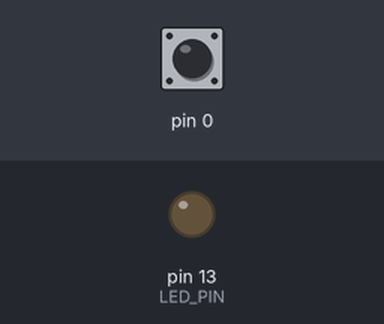
Simulated run of this sketch. Board: Arduino Uno, built for the host (arithmetic inside an expression is 32-bit, double 64-bit). Shown: output pins drawn as LEDs (lit = HIGH). The test bench sets the inputs (shaded band); at power-on: pin 0 HIGH. What the sketch prints to the serial monitor is not drawn.

Above: at 1.2 s.
1.3 s: pin 0 pulled LOW for 0.15 s
At 1.51 s:
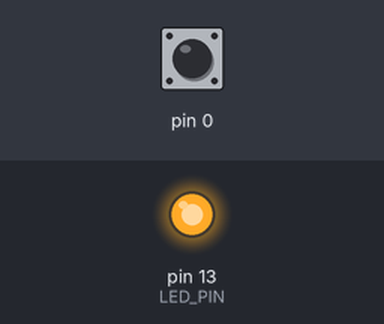
3.1 s: pin 0 pulled LOW for 3.2 s
At 6.7 s:
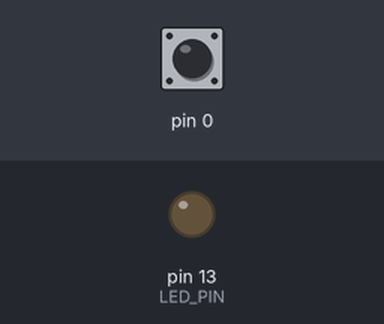
Timing chart, 0 to 8.2 s (numbered marks = the images above; inputs shaded):
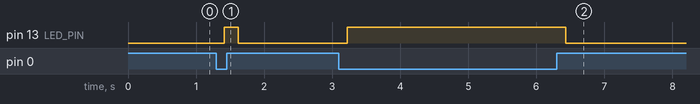

The sketch:

MiniReedSwitch.ino
```cpp
/*
 * 미니 리드 스위치 모듈 테스트
 * 보드: NUCLEO-F103RB (STM32F103RBT6)
 * 환경: Arduino IDE with STM32duino
 *
 * 핀 연결:
 *   - VCC: 3.3V 또는 5V
 *   - GND: GND
 *   - DO: PA0 (A0)
 */

#define REED_PIN PA0      // 리드 스위치 디지털 출력 핀
#define LED_PIN LED_BUILTIN  // 내장 LED (PA5)

bool lastState = HIGH;
unsigned long lastDebounceTime = 0;
const unsigned long debounceDelay = 50;

void setup() {
  Serial.begin(115200);
  while (!Serial) {
    ; // 시리얼 포트 연결 대기
  }

  pinMode(REED_PIN, INPUT_PULLUP);
  pinMode(LED_PIN, OUTPUT);

  Serial.println("================================");
  Serial.println("미니 리드 스위치 모듈 테스트");
  Serial.println("NUCLEO-F103RB");
  Serial.println("================================");
  Serial.println("자석을 가까이 가져가면 상태가 변합니다.");
  Serial.println();
}

void loop() {
  bool currentState = digitalRead(REED_PIN);

  // 디바운싱 처리
  if (currentState != lastState) {
    lastDebounceTime = millis();
  }

  if ((millis() - lastDebounceTime) > debounceDelay) {
    if (currentState == LOW) {
      // 자석 감지됨 (리드 스위치 ON)
      digitalWrite(LED_PIN, HIGH);
      Serial.println("[감지] 자석이 감지되었습니다! (스위치 ON)");
    } else {
      // 자석 없음 (리드 스위치 OFF)
      digitalWrite(LED_PIN, LOW);
      Serial.println("[대기] 자석이 감지되지 않습니다. (스위치 OFF)");
    }
  }

  lastState = currentState;
  delay(100);
}
```

Measured:
- after the input at 1.3 s, pin 13 (LED_PIN): LOW → HIGH after 0.12 s, → LOW 0.20 s later
- after the input at 3.1 s, pin 13 (LED_PIN): LOW → HIGH after 0.12 s, → LOW 3.2 s later
